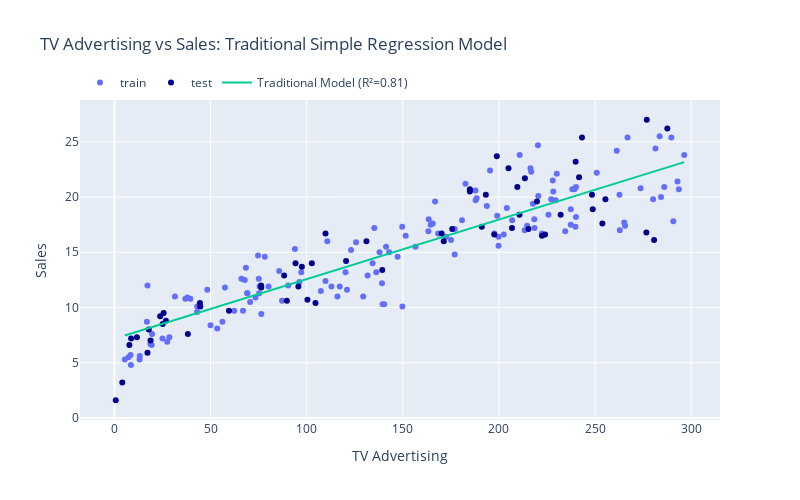

Notebook cell for this chart:
### Code cell
# Scatterplot with traditional model
sorted_data_train = data_train.sort_values(by='X')
# Train and test sets
fig = px.scatter(t, x='TV', y='Sales', color='Set',
           color_discrete_map={'train':'#636EFA', 'test':'darkblue'},
           labels={'TV':'TV Advertising', 'Sales':'Sales', 'Set':''},
           title="TV Advertising vs Sales: Traditional Simple Regression Model", 
           width=800, height=500)  
# Traditional Simple Regression Model
fig.add_scatter(x=sorted_data_train.X, y=sorted_data_train.y_tm, mode='lines',
                name=f'Traditional Model (R\u00b2={r2_tm:.2f})')  
# Update legend position
fig.update_layout(legend=dict(
        orientation='h', x=0, y=1.1,
        xanchor='left',  yanchor='top'))
fig.show()

### Figure 1 — Plotly figure (JSON) as saved in the notebook; plotly's stock layout.template omitted (floating-point values rounded to 4 significant figures; data arrays with more than 128 entries replaced by an {"elided": "..."} marker saying what was removed)
{"data": [{"hovertemplate": "=train<br>TV Advertising=%{x}<br>Sales=%{y}<extra></extra>", "legendgroup": "train", "marker": {"color": "#636EFA", "symbol": "circle"}, "mode": "markers", "name": "train", "orientation": "v", "showlegend": true, "type": "scatter", "x": {"elided": "140 float values"}, "xaxis": "x", "y": {"elided": "140 float values"}, "yaxis": "y"}, {"hovertemplate": "=test<br>TV Advertising=%{x}<br>Sales=%{y}<extra></extra>", "legendgroup": "test", "marker": {"color": "darkblue", "symbol": "circle"}, "mode": "markers", "name": "test", "orientation": "v", "showlegend": true, "type": "scatter", "x": [280.7, 248.8, 97.5, 276.7, 255.4, 215.4, 170.2, 94.2, 239.9, 38.2, 25.6, 120.5, 191.1, 17.9, 213.5, 276.9, 4.1, 206.8, 18.8, 17.2, 248.4, 209.6, 109.8, 243.2, 205, 104.6, 232.1, 7.8, 8.7, 184.9, 95.7, 184.9, 25.1, 26.8, 287.6, 193.2, 44.7, 89.7, 76.3, 175.7, 197.6, 139.3, 219.8, 210.7, 102.7, 253.8, 222.4, 224, 241.7, 0.7, 23.8, 59.6, 100.4, 171.3, 88.3, 44.5, 198.9, 76.4, 11.7, 131.1], "xaxis": "x", "y": [16.1, 18.9, 13.7, 16.8, 19.8, 17.1, 16.7, 14, 23.2, 7.6, 9.5, 14.2, 17.3, 8, 21.7, 27, 3.2, 17.2, 7, 5.9, 20.2, 20.9, 16.7, 25.4, 22.6, 10.4, 18.4, 6.6, 7.2, 20.5, 11.9, 20.7, 8.5, 8.8, 26.2, 20.2, 10.1, 10.6, 12, 17.1, 16.6, 13.4, 19.6, 18.4, 14, 17.6, 16.5, 16.6, 21.8, 1.6, 9.2, 9.7, 10.7, 16, 12.9, 10.4, 23.7, 11.8, 7.3, 16], "yaxis": "y"}, {"mode": "lines", "name": "Traditional Model (R²=0.81)", "type": "scatter", "x": {"elided": "140 float values"}, "y": {"elided": "140 float values"}}], "layout": {"height": 500, "legend": {"orientation": "h", "title": {"text": ""}, "tracegroupgap": 0, "x": 0, "xanchor": "left", "y": 1.1, "yanchor": "top"}, "title": {"text": "TV Advertising vs Sales: Traditional Simple Regression Model"}, "width": 800, "xaxis": {"anchor": "y", "domain": [0, 1], "title": {"text": "TV Advertising"}}, "yaxis": {"anchor": "x", "domain": [0, 1], "title": {"text": "Sales"}}}}
